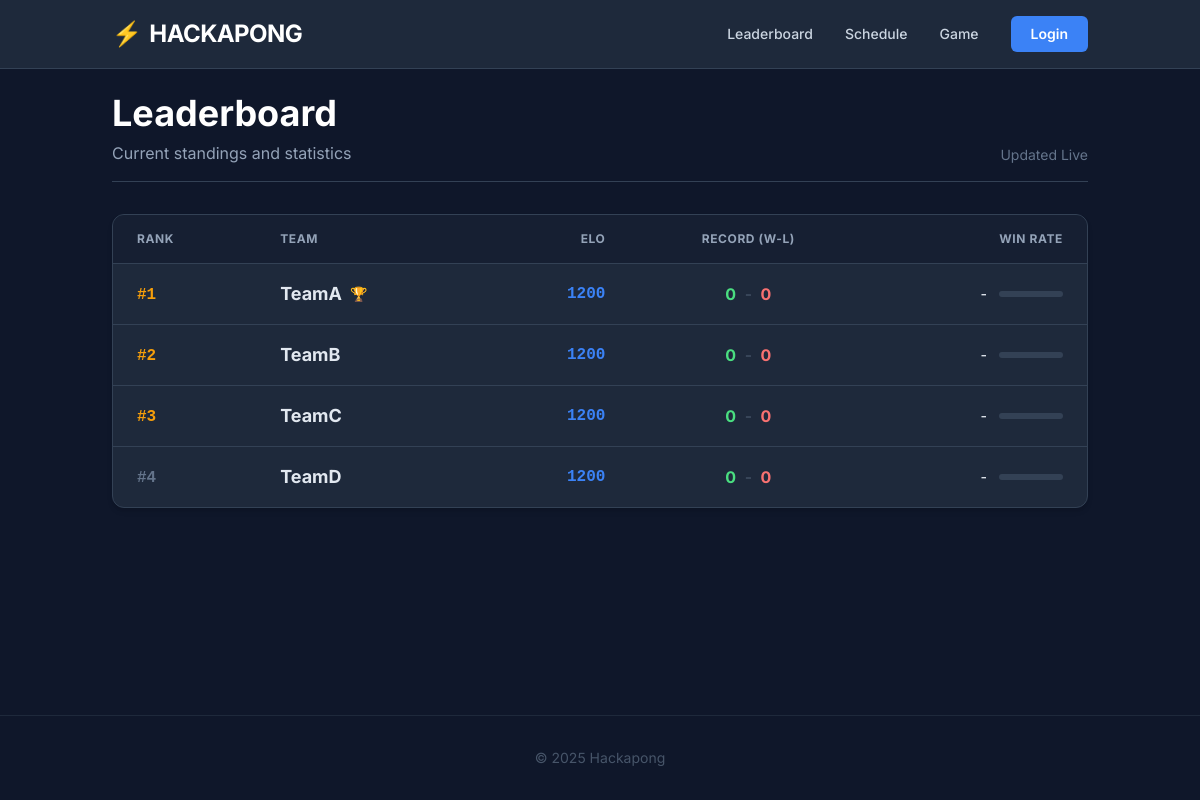
Before: / with the older database file.
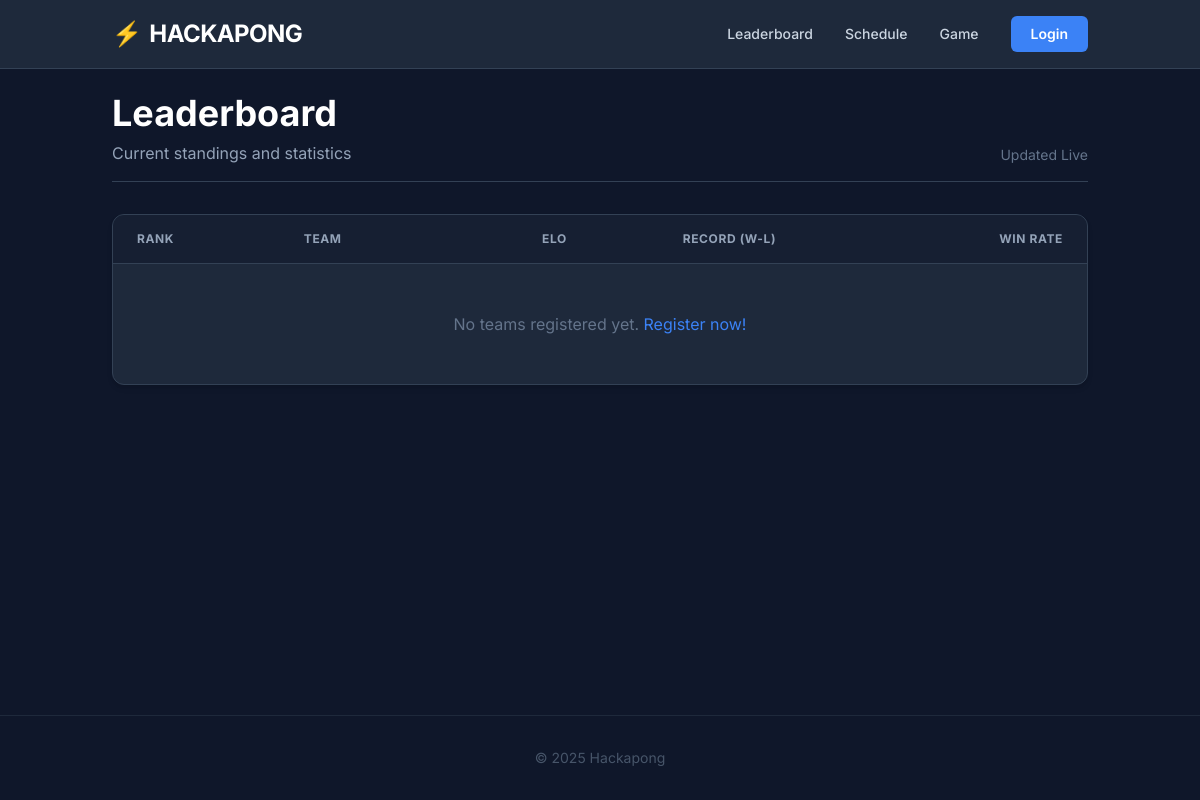
After: the same page with the newer database file.
### db.py (models this page shows, shortened)
class Team(db.Model):
    id = db.Column(db.Integer, primary_key=True)
    name = db.Column(db.String(80), unique=True, nullable=False)
    password = db.Column(db.String(120), nullable=False)  # Plaintext as requested
    elo = db.Column(db.Integer, default=1200)
    wins = db.Column(db.Integer, default=0)
    losses = db.Column(db.Integer, default=0)
    state = db.Column(db.String(20), default='NOT_ACTIVE') # NOT_ACTIVE, SEARCHING, MATCHED, CONFIRM_READY, READY, IN_GAME, DONE, SUBMIT, SUBMITTED
    current_match_id = db.Column(db.Integer, db.ForeignKey('match.id'), nullable=True)

### app.py (the view)
@app.route('/')
def index():
    teams = Team.query.order_by(Team.elo.desc()).all()
    return render_template('index.html', teams=teams)

### app.py (called while the page is built)
@app.before_request
def load_logged_in_user():
    from flask import g
    team_id = session.get('team_id')
    if team_id is None:
        g.user = None
    else:
        g.user = Team.query.get(team_id)

### templates/index.html (shortened to what this page needs)
{% extends "base.html" %}
{% block content %}
<div class="max-w-5xl mx-auto w-full">
    <div class="flex justify-between items-end mb-8 border-b border-slate-700 pb-4">
        <div>
            <h1 class="text-4xl font-bold text-white mb-2">Leaderboard</h1>
            <p class="text-slate-400">Current standings and statistics</p>
        </div>
        <div class="text-sm text-slate-500">
            Updated Live
        </div>
    </div>
    <div class="card rounded-xl overflow-hidden overflow-x-auto">
        <table class="w-full text-left border-collapse min-w-[600px]">
            <thead>
                <tr
                    class="bg-slate-900/50 text-slate-400 uppercase text-xs font-semibold tracking-wider border-b border-slate-700">
                    <th class="py-4 px-4 md:px-6">Rank</th>
                    <th class="py-4 px-4 md:px-6">Team</th>
                    <th class="py-4 px-4 md:px-6 text-right">Elo</th>
                    <th class="py-4 px-4 md:px-6 text-center">Record (W-L)</th>
                    <th class="py-4 px-4 md:px-6 text-right">Win Rate</th>
                </tr>
            </thead>
            <tbody class="text-slate-200 divide-y divide-slate-700">
                {% for team in teams %}
                <tr class="hover:bg-slate-700/30 transition-colors">
                    <td class="py-4 px-4 md:px-6">
                        <span
                            class="font-mono font-bold {{ 'text-brand-accent' if loop.index <= 3 else 'text-slate-500' }}">#{{
                            loop.index }}</span>
                    </td>
                    <td class="py-4 px-4 md:px-6">
                        <a href="{{ url_for('team_detail', team_id=team.id) }}"
                            class="font-bold text-lg hover:text-brand-primary transition-colors flex items-center gap-2">
                            {{ team.name }}
                            {% if loop.index == 1 %}
                            <span class="text-brand-accent text-sm" title="Champion">🏆</span>
                            {% endif %}
                        </a>
                    </td>
                    <td class="py-4 px-4 md:px-6 text-right font-mono font-bold text-brand-primary">
                        {{ team.elo }}
                    </td>
                    <td class="py-4 px-4 md:px-6 text-center">
                        <span class="text-green-400 font-bold">{{ team.wins }}</span>
                        <span class="text-slate-600 mx-1">-</span>
                        <span class="text-red-400 font-bold">{{ team.losses }}</span>
                    </td>
                    <td class="py-4 px-4 md:px-6 text-right">
                        <div class="flex items-center justify-end gap-3">
                            <span class="font-medium text-sm">
                                {% if (team.wins + team.losses) > 0 %}
                                {{ ((team.wins / (team.wins + team.losses)) * 100) | round(1) }}%
                                {% else %}
                                -
                                {% endif %}
                            </span>
                            <div class="w-16 h-1.5 bg-slate-700 rounded-full overflow-hidden hidden sm:block">
                            </div>
                        </div>
                    </td>
                </tr>
                {% else %}
                <tr>
                    <td colspan="5" class="py-12 text-center text-slate-500">
                        No teams registered yet. <a href="/login" class="text-brand-primary hover:underline">Register
                            now!</a>
                    </td>
                </tr>
                {% endfor %}
            </tbody>
        </table>
    </div>
</div>
{% endblock %}

### templates/base.html (shortened to what this page needs)
<!DOCTYPE html>
<html lang="en">
<head>
    <script src="https://cdn.tailwindcss.com"></script>
</head>
<body class="min-h-screen flex flex-col font-sans antialiased">
    <nav class="bg-brand-card border-b border-slate-700 sticky top-0 z-50">
        <div class="container mx-auto px-6 py-4">
            <div class="flex justify-between items-center">
                <a href="/" class="text-2xl font-bold tracking-tight text-white flex items-center gap-2">
                    <span class="text-brand-primary">⚡</span> HACKAPONG
                </a>
                <div class="hidden md:flex items-center space-x-8">
                    <a href="/"
                        class="text-sm font-medium text-slate-300 hover:text-white transition-colors">Leaderboard</a>
                    <a href="/schedule"
                        class="text-sm font-medium text-slate-300 hover:text-white transition-colors">Schedule</a>
                    <a href="/game"
                        class="text-sm font-medium text-slate-300 hover:text-white transition-colors">Game</a>
                    {% if session.get('team_id') %}
                    <div class="flex items-center space-x-4 pl-6 border-l border-slate-700">
                        <a href="{{ url_for('team_detail', team_id=session['team_id']) }}"
                            class="flex items-center space-x-2 group">
                            <div
                                class="w-8 h-8 rounded-full bg-brand-primary flex items-center justify-center font-bold text-xs text-white">
                                {{ g.user.name[0] | upper if g.user else 'T' }}
                            </div>
                            <span class="font-semibold text-white group-hover:text-brand-primary transition-colors">
                                {{ g.user.name if g.user else 'My Team' }}
                            </span>
                        </a>
                        <a href="/logout"
                            class="text-xs text-slate-500 hover:text-red-400 transition-colors uppercase font-bold">Logout</a>
                    </div>
                    {% else %}
                    <a href="/login"
                        class="px-5 py-2 rounded-md bg-brand-primary hover:bg-blue-600 text-white font-semibold text-sm transition-all">Login</a>
                    {% endif %}
                </div>
            </div>
        </div>
    </nav>
    <main class="container mx-auto p-6 flex-grow flex flex-col">
        {% block content %}{% endblock %}
    </main>
    <footer class="mt-auto py-8 text-center text-slate-600 text-sm border-t border-slate-800">
        &copy; 2025 Hackapong
    </footer>
</body>
</html>

### templates/base.html (style rules this page uses)
body { background-color: #0f172a; color: #f8fafc; }
.card { background-color: #1e293b; border: 1px solid #334155; box-shadow: 0 4px 6px -1px rgba(0, 0, 0, 0.1), 0 2px 4px -1px rgba(0, 0, 0, 0.06); }

Changed rows visible on the page:
removed Team: name "TeamA", elo "1200", wins "0", losses "0"
removed Team: name "TeamB", elo "1200", wins "0", losses "0"
removed Team: name "TeamC", elo "1200", wins "0", losses "0"
removed Team: name "TeamD", elo "1200", wins "0", losses "0"
Other visible differences:
text now shown: "No teams registered yet. Register now!"
